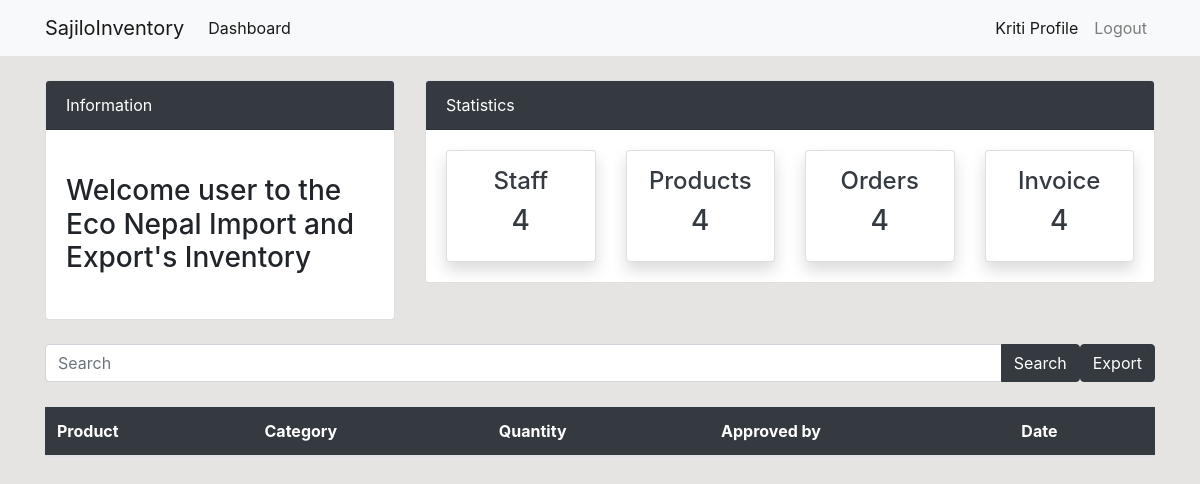
Page /orders/ (signed in) on the earlier database version.
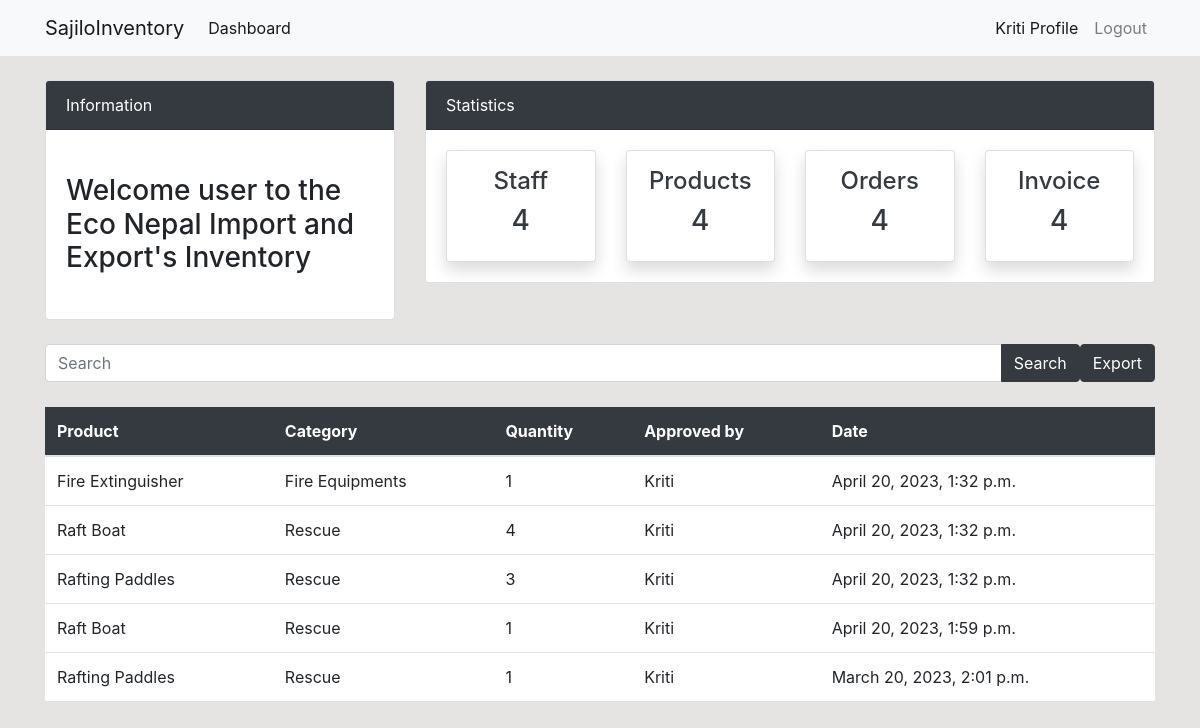
Same page on the later database version.
### dashboard/models.py (models this page shows)
class Order(models.Model):
    product = models.ForeignKey(Product, on_delete=models.CASCADE, null=True)
    staff = models.ForeignKey(User, models.CASCADE, null= True)
    order_quantity = models.PositiveIntegerField(null=True)
    date = models.DateTimeField(auto_now= True)
    def __str__(self):
        return f'{self.product} ordered by {self.staff.username}'

class Product(models.Model):
    name = models.CharField(max_length=100, null= True)
    category = models.CharField(max_length=20, choices= CATEGORY, null= True)
    quantity = models.PositiveIntegerField(null= True)
    unit_price = models.PositiveBigIntegerField(null=True)
    class Meta:
        verbose_name_plural ='Product'
    def __str__(self):
        return self.name

### dashboard/views.py (the view)
# urls.py: path('orders/',views.orders, name='dashboard-orders'),
@login_required(login_url='user-login')
def orders(request):
    q = request.GET.get('q') if request.GET.get('q') != None else ''
    if request.method == 'GET':
        orders = Order.objects.filter(
            Q(date__icontains=q)
        )
        print('new')
        print(orders)
        context={
            'orders': orders,
        }
        return render(request, 'dashboard/orders.html', context)
    else:
        orders= Order.objects.all()
        context={
            'orders': orders,
        }
        return render(request, 'dashboard/orders.html', context)

### templates/dashboard/orders.html (shortened to what this page needs)
{% extends 'partials/base.html' %}
{% block content %}
{% include 'partials/topnav.html' %}
<div class="container">
    <div class="row my-4">
        <div class="col-md-12">
            <div class="d-flex justify-content-between align-items-center mb-4">
                <form action="{% url 'dashboard-orders' %}" method="GET" class="input-group">
                    <input type="text" class="form-control" placeholder="Search" name="q" value="{{ request.GET.q }}">
                    <div class="input-group-append">
                        <button class="btn btn-dark" type="submit">Search</button>
                    </div>
                </form>
                <a class="btn btn-dark" href="#">Export</a>
            </div>
            <table class="table bg-white">
                <thead class="bg-dark">
                    <tr class="text-white">
                        <th scope="col">Product</th>
                        <th scope="col">Category</th>
                        <th scope="col">Quantity</th>
                        <th scope="col">Approved by</th>
                        <th scope="col">Date</th>
                    </tr>
                </thead>
                <tbody>
                    {% for order in orders %}
                    <tr>
                        <td>{{ order.product }}</td>
                        <td>{{ order.product.category }}</td>
                        <td>{{ order.order_quantity }}</td>
                        <td>{{ order.staff.username }}</td>
                        <td>{{ order.date }}</td>
                    </tr>
                    {% endfor %}
                </tbody>
            </table>
        </div>
    </div>
</div>
{% endblock %}

Differences in the rows shown:
added Order: product "Fire Extinguisher", product.category "Fire Equipments", order_quantity "1", staff.username "Kriti", date "April 20, 2023, 1:32 p.m."
added Order: product "Raft Boat", product.category "Rescue", order_quantity "4", staff.username "Kriti", date "April 20, 2023, 1:32 p.m."
added Order: product "Rafting Paddles", product.category "Rescue", order_quantity "3", staff.username "Kriti", date "April 20, 2023, 1:32 p.m."
added Order: product "Raft Boat", product.category "Rescue", order_quantity "1", staff.username "Kriti", date "April 20, 2023, 1:59 p.m."
added Order: product "Rafting Paddles", product.category "Rescue", order_quantity "1", staff.username "Kriti", date "March 20, 2023, 2:01 p.m."
